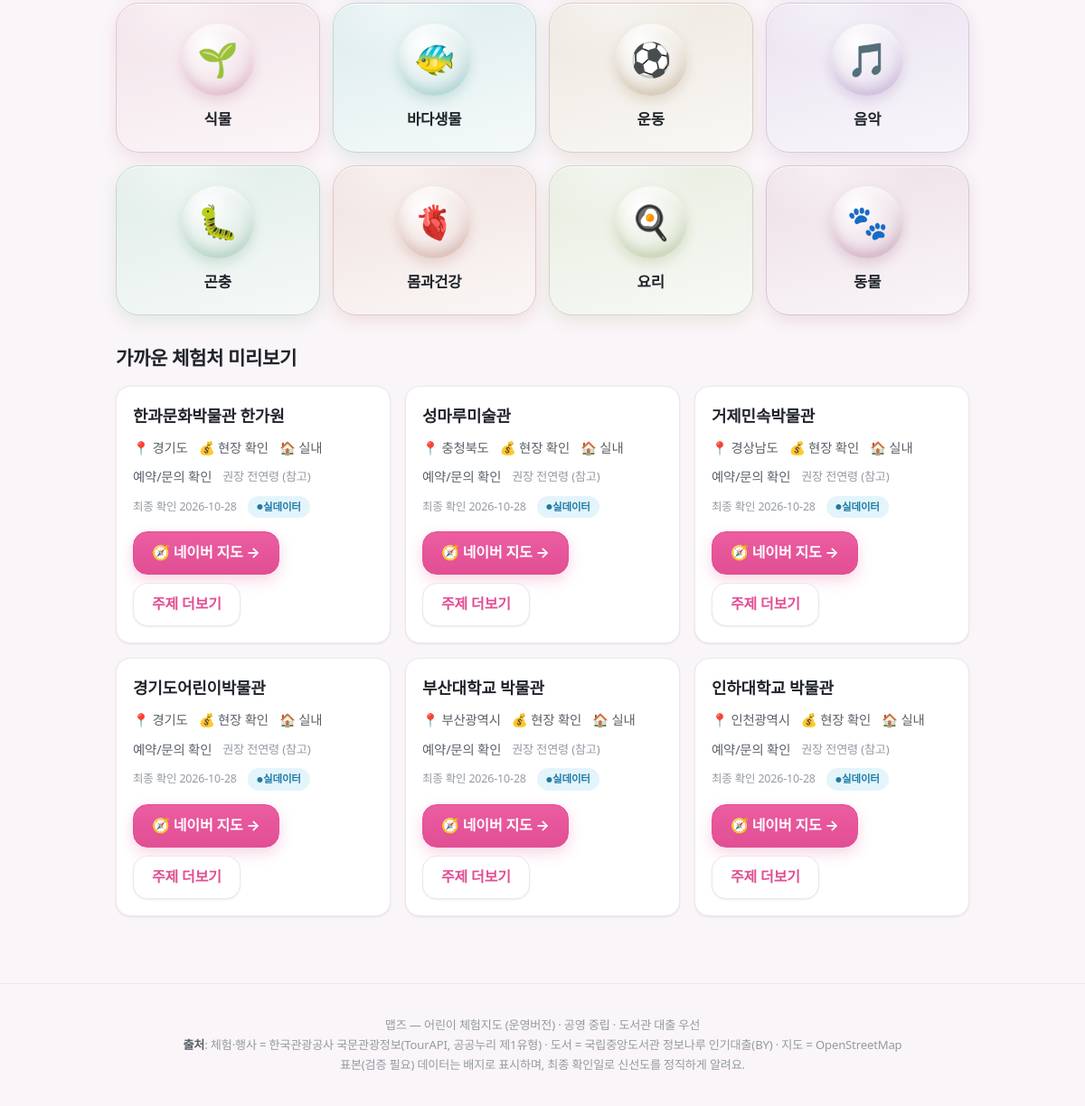
Before: / (lower part) with the older database file.
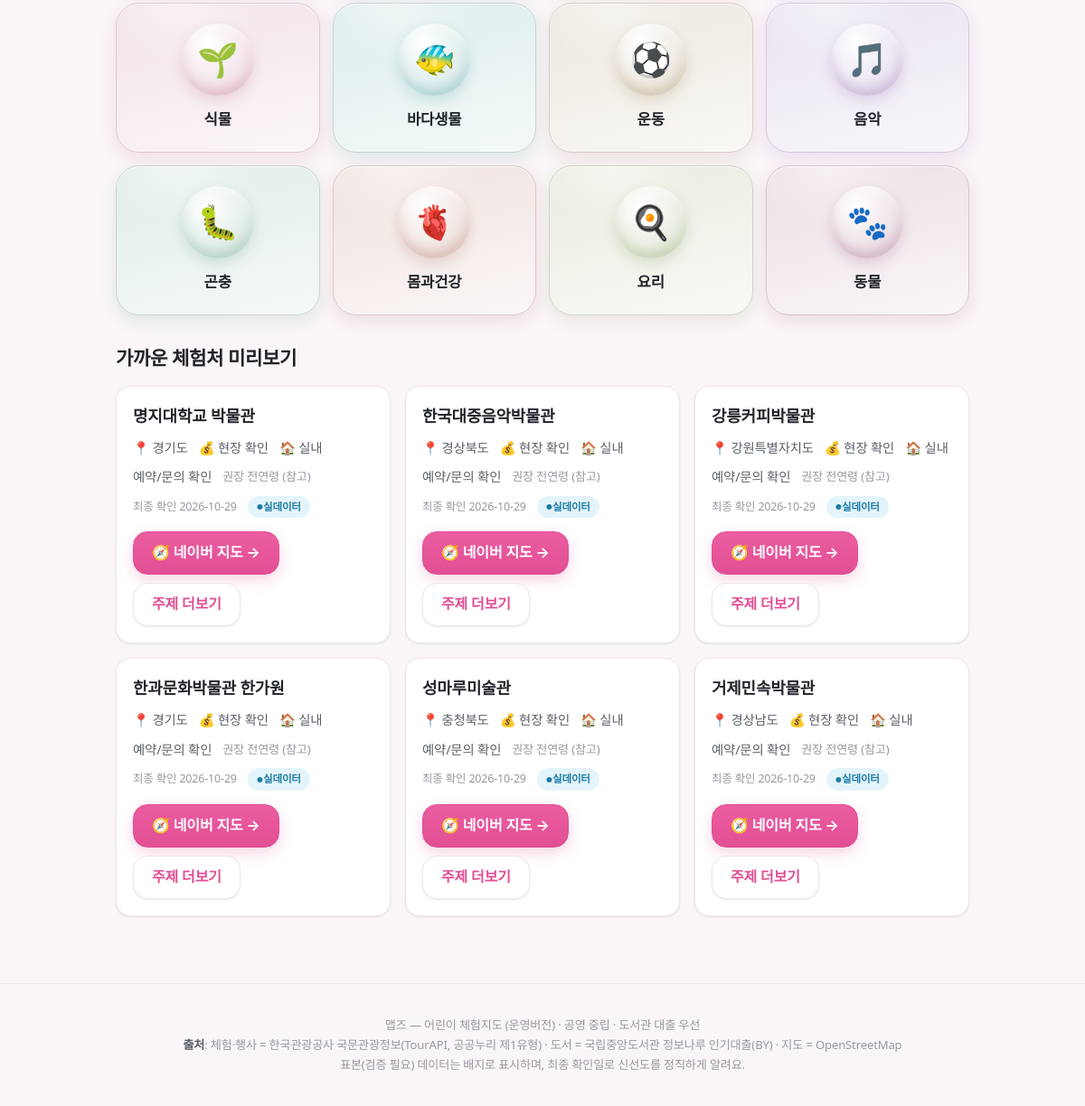
After: the same page with the newer database file.
### tables this page shows
CREATE TABLE topic(id TEXT PRIMARY KEY, name TEXT, synonyms TEXT, emoji TEXT,
  demand_score REAL, connection_score REAL, age_profile TEXT);

CREATE TABLE experience(id TEXT PRIMARY KEY, name TEXT, type TEXT, topic_tags TEXT,
  verb_tags TEXT, lat REAL, lng REAL, region TEXT, period_start TEXT, period_end TEXT,
  hours TEXT, age_note TEXT, duration_min INT, cost TEXT, reservation_url TEXT,
  indoor INT, parking TEXT, stroller TEXT, crowd_note TEXT, related_books TEXT,
  tel TEXT, image TEXT, source TEXT, is_seed INT, last_verified TEXT, status TEXT);

### app/main.py (the view)
@app.get("/", response_class=HTMLResponse)
def page_search(request: Request, q: str = "", indoor: int = 0, free: int = 0, region: str = "", week: int = 0):
    af = bool(q or indoor or free or region or week)
    if af:
        d = api_search(q=q, indoor=indoor, free=free, region=region); results = d["results"]
        if week: results = [x for x in results if x["type"] == "상설시설" or (x["period_start"] and x["period_start"] <= _plus_days(7))]
    else: results = []
    con = db(); preview = [exp_row(r) for r in con.execute(f"SELECT * FROM experience WHERE {FRESH} AND type='상설시설' LIMIT 6", (today(),))]; con.close()
    return templates.TemplateResponse(request, "search.html", {"topics": [TOPICS[t] for t in TOPICS], "results": results,
        "query": q, "f": {"indoor": indoor, "free": free, "region": region, "week": week}, "active_filter": af,
        "preview": preview, "today": today(), "active": "search"})

### app/templates/search.html (shortened to what this page needs)
{% extends "base.html" %}
{% import "macros.html" as m %}
{% block content %}
<div class="tiles">
{% for t in topics %}
<a class="tile" href="/topic/{{ t.id }}" style="--tc:{{ t.color }}"><span class="emoji">{{ t.emoji }}</span><span class="label">{{ t.name }}</span></a>
{% endfor %}
</div>
{% if active_filter %}
<h2 class="section-title">{% if query %}"{{ query }}" {% endif %}검색 결과 ({{ results|length }}건)
{% if f.indoor or f.free or f.week or f.region %}<span class="age"> · 필터: {{ '실내 ' if f.indoor }}{{ '무료 ' if f.free }}{{ '이번주 ' if f.week }}{{ f.region }}</span>{% endif %}</h2>
<div class="cards">
{% for x in results %}{{ m.exp_card(x) }}{% endfor %}
{% if results|length == 0 %}<p class="hint">딱 맞는 곳이 없어요. 위 그림 타일에서 둘러보는 건 어때요?</p>{% endif %}
</div>
{% else %}
<h2 class="section-title">가까운 체험처 미리보기</h2>
<div class="cards">{% for x in preview %}{{ m.exp_card(x) }}{% endfor %}</div>
{% endif %}
{% endblock %}

### app/templates/macros.html (shortened to what this page needs)
{% macro seed_badge(is_seed) -%}
{% if is_seed %}<span class="badge-seed">표본(검증 필요)</span>{% else %}<span class="badge-live">실데이터</span>{% endif %}
{%- endmacro %}
{% macro exp_card(x) -%}
<article class="card">
<h3>{{ x.name }}</h3>
<div class="meta"><span>📍 {{ x.region }}</span><span>💰 {{ x.cost or '현장 확인' }}</span>
<span>{{ '🏠 실내' if x.indoor else '🌳 야외' }}</span>{% if x.tel %}<span>📞 {{ x.tel }}</span>{% endif %}</div>
<div class="meta"><span>{{ '예약/문의 확인' if not x.tel else '전화 문의 가능' }}</span>
<span class="age">권장 {{ x.age_note or '전연령' }} (참고)</span></div>
<div class="meta"><span class="verified">최종 확인 {{ x.last_verified }}</span> {{ seed_badge(x.is_seed) }}</div>
<div class="cta-row"><a class="btn" href="{{ x.maplink }}" target="_blank" rel="noopener">🧭 네이버 지도 →</a>
<a class="btn ghost" href="/topic/{{ x.topic_tags[0] }}">주제 더보기</a></div>
</article>
{%- endmacro %}

Changed rows visible on the page:
no longer on this page (row edited): experience: name "경기도어린이박물관", region "경기도", cost "현장 확인", indoor "🏠 실내", tel "예약/문의 확인", age_note "전연령", last_verified "2026-10-28"
no longer on this page (row edited): experience: name "부산대학교 박물관", region "부산광역시", cost "현장 확인", indoor "🏠 실내", tel "예약/문의 확인", age_note "전연령", last_verified "2026-10-28"
no longer on this page (row edited): experience: name "인하대학교 박물관", region "인천광역시", cost "현장 확인", indoor "🏠 실내", tel "예약/문의 확인", age_note "전연령", last_verified "2026-10-28"
now on this page (row edited): experience: name "명지대학교 박물관", region "경기도", cost "현장 확인", indoor "🏠 실내", tel "예약/문의 확인", age_note "전연령", last_verified "2026-10-29"
now on this page (row edited): experience: name "한국대중음악박물관", region "경상북도", cost "현장 확인", indoor "🏠 실내", tel "예약/문의 확인", age_note "전연령", last_verified "2026-10-29"
now on this page (row edited): experience: name "강릉커피박물관", region "강원특별자치도", cost "현장 확인", indoor "🏠 실내", tel "예약/문의 확인", age_note "전연령", last_verified "2026-10-29"
changed experience "한과문화박물관 한가원": last_verified "2026-10-28" → "2026-10-29"
changed experience "성마루미술관": last_verified "2026-10-28" → "2026-10-29"
changed experience "거제민속박물관": last_verified "2026-10-28" → "2026-10-29"
